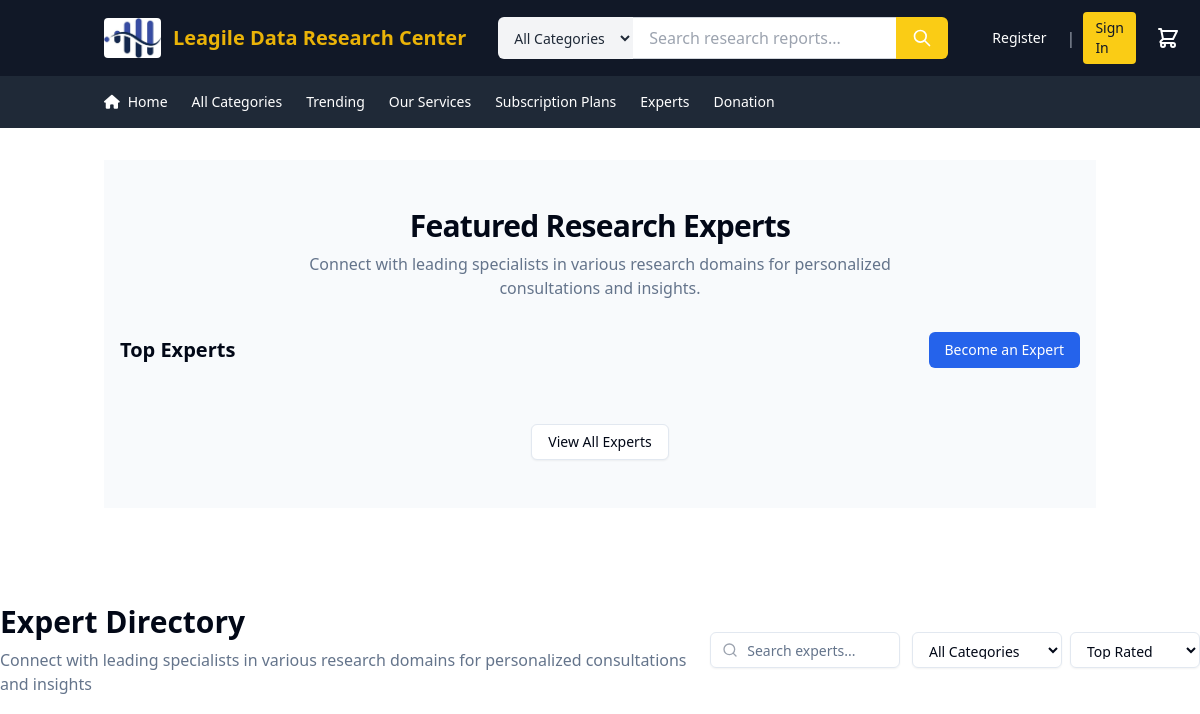
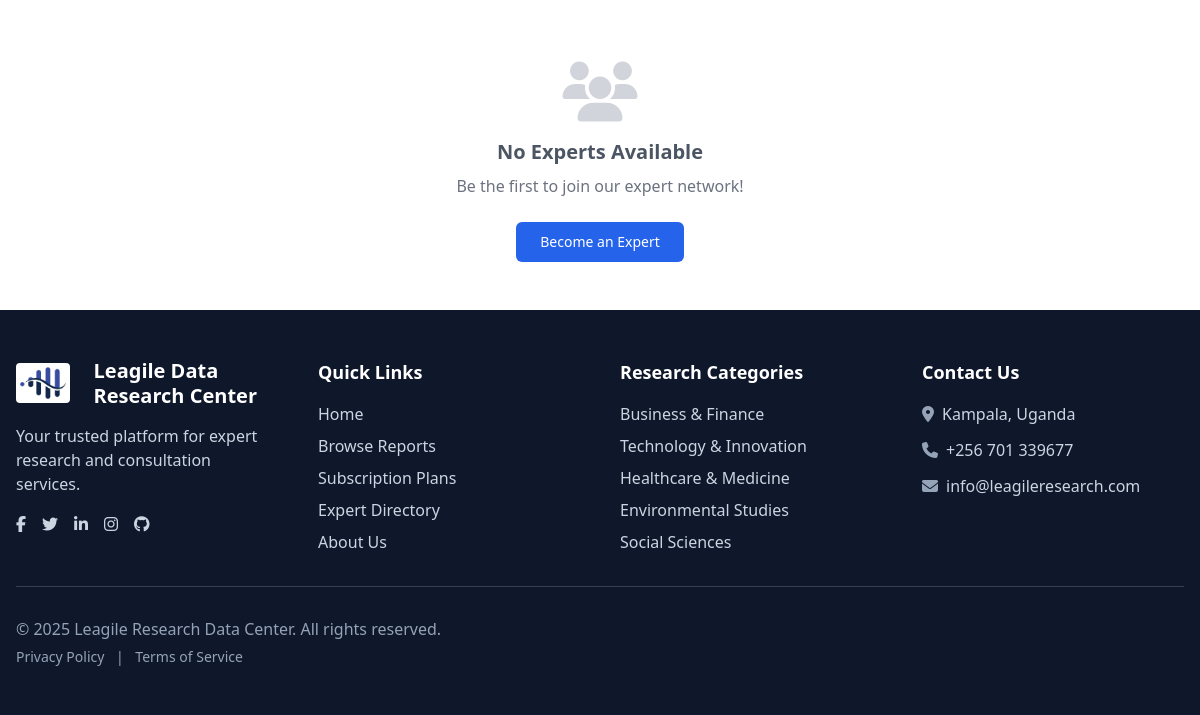
The page /experts.php on the database as committed earlier (2 pictures, top to bottom).
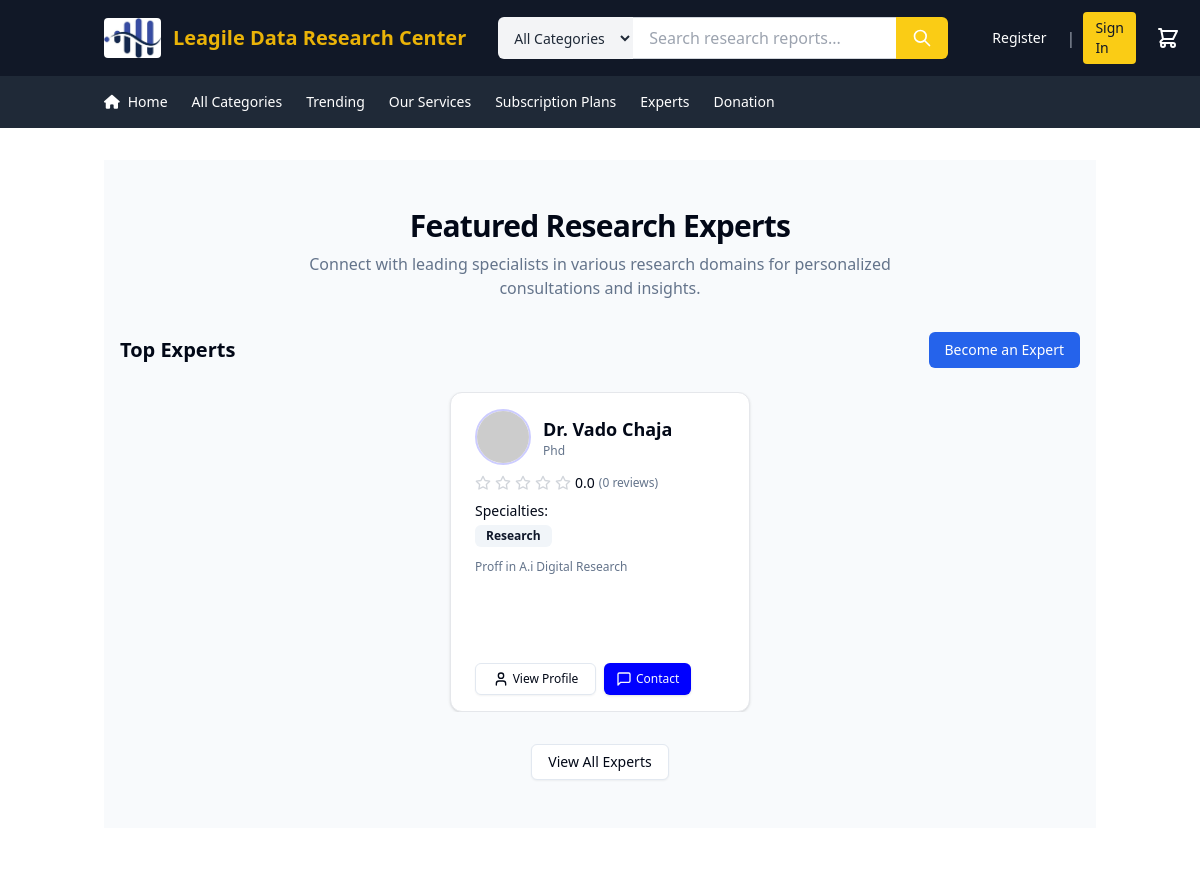
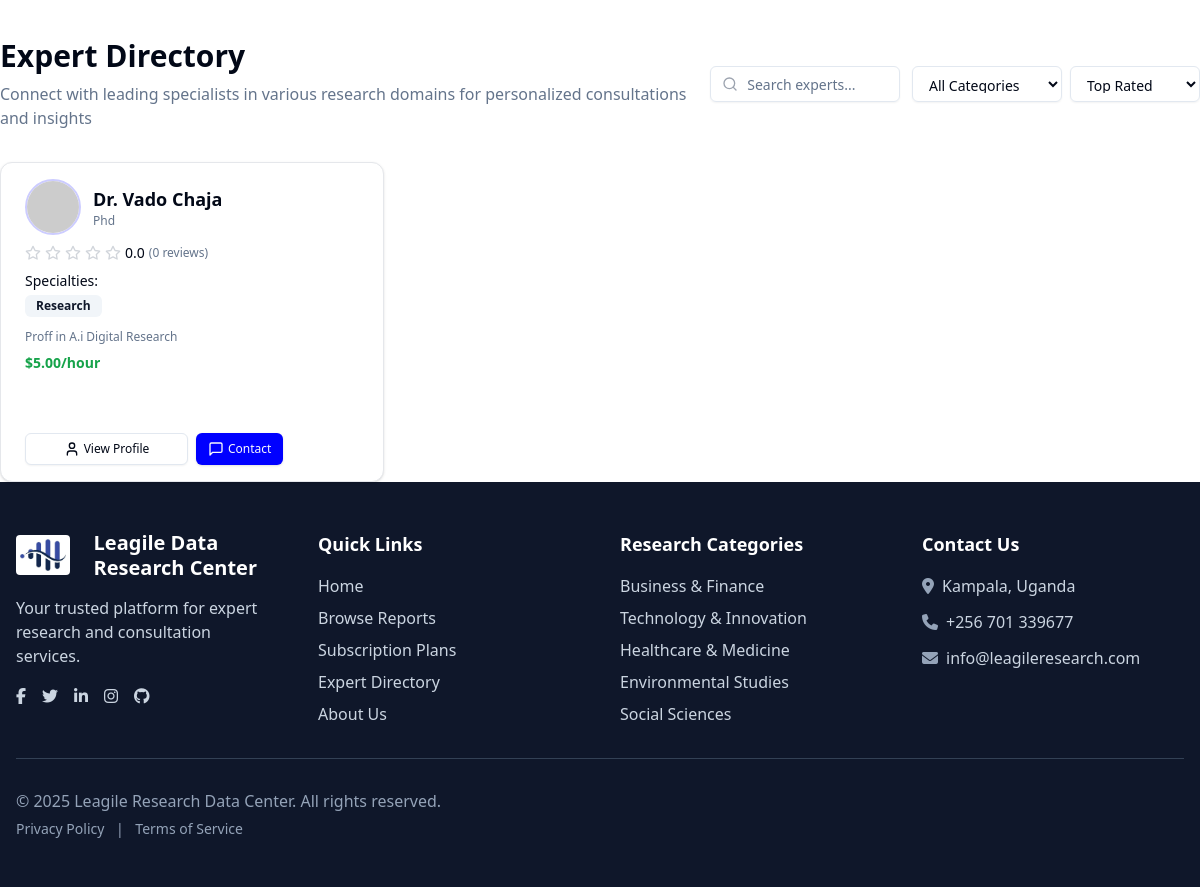
The same page on the database as committed later (2 pictures, top to bottom).
### tables this page shows
CREATE TABLE IF NOT EXISTS `experts` (
  `id` varchar(36) NOT NULL,
  `user_id` varchar(36) NOT NULL,
  `title` varchar(100) NOT NULL,
  `first_name` varchar(50) NOT NULL,
  `last_name` varchar(50) NOT NULL,
  `email` varchar(100) NOT NULL,
  `phone` varchar(20) DEFAULT NULL,
  `bio` text DEFAULT NULL,
  `education` text DEFAULT NULL,
  `experience_years` int(11) DEFAULT 0,
  `hourly_rate` decimal(10,2) DEFAULT 0.00,
  `profile_image` varchar(255) DEFAULT NULL,
  `status` enum('pending','approved','rejected','suspended') DEFAULT 'pending',
  `rating` decimal(3,2) DEFAULT 0.00,
  `total_reviews` int(11) DEFAULT 0,
  `total_consultations` int(11) DEFAULT 0,
  `created_at` timestamp NULL DEFAULT current_timestamp(),
  `updated_at` timestamp NULL DEFAULT current_timestamp() ON UPDATE current_timestamp(),
  PRIMARY KEY (`id`),
  UNIQUE KEY `email` (`email`),
  KEY `user_id` (`user_id`)
);

### experts.php (the view, shortened to what the changed rows need)
<?php
require_once('xsert.php');
$experts_stmt = $conn->prepare("
    SELECT e.*,
           GROUP_CONCAT(DISTINCT es.specialty SEPARATOR ', ') as specialties,
           GROUP_CONCAT(DISTINCT ec.name SEPARATOR ', ') as categories
    FROM experts e
    LEFT JOIN expert_specialties es ON e.id = es.expert_id
    LEFT JOIN expert_category_assignments eca ON e.id = eca.expert_id
    LEFT JOIN expert_categories ec ON eca.category_id = ec.id
    WHERE e.status = 'approved'
    GROUP BY e.id
    ORDER BY e.rating DESC, e.total_reviews DESC
    LIMIT 20
");
$experts_stmt->execute();
$experts = $experts_stmt->fetchAll(PDO::FETCH_ASSOC);
$featured_experts = array_slice($experts, 0, 3);
?>
<!DOCTYPE html>
<html lang="en">
<head>
    <link rel="stylesheet" href="style.css">
    <link rel="stylesheet" href="tail.css">
    <script src="https://cdn.tailwindcss.com"></script>
    <link href="https://unpkg.com/aos@next/dist/aos.css" rel="stylesheet">
    <link  rel="stylesheet"  href="https://cdnjs.cloudflare.com/ajax/libs/font-awesome/6.5.0/css/all.min.css"/>
</head>
<body>
<main class="flex-grow">
  <div class="container mx-auto px-4 py-8">
    <section class="mb-16">
      <section class="w-full py-12 bg-slate-50">
      <div class="container mx-auto px-4">
        <div class="text-center mb-8">
          <h2 class="text-3xl font-bold tracking-tight mb-2">Featured Research Experts</h2>
        </div>
        <div class="relative">
          <div class="flex justify-center gap-4 overflow-hidden">
            <?php foreach ($featured_experts as $expert):
                $expert_specialties = $expert['specialties'] ? explode(', ', $expert['specialties']) : [];
            ?>
            <div class="transition-all duration-300 ease-in-out">
              <div class="rounded-xl border text-card-foreground shadow w-[300px] h-[320px] overflow-hidden flex flex-col bg-white">
                <div class="flex flex-col space-y-1.5 p-6 pb-2 pt-4">
                  <div class="flex items-center gap-3">
                    <span class="relative flex shrink-0 overflow-hidden rounded-full h-14 w-14 border-2 border-primary/20">
                      <img class="aspect-square h-full w-full" alt="<?php echo htmlspecialchars($expert['first_name'] . ' ' . $expert['last_name']); ?>" src="<?php echo $expert['profile_image'] ? htmlspecialchars($expert['profile_image']) : 'https://api.dicebear.com/7.x/avataaars/svg?seed=' . $expert['id']; ?>">
                    </span>
                    <div>
                      <h3 class="font-semibold text-lg"><?php echo htmlspecialchars($expert['title'] . ' ' . $expert['first_name'] . ' ' . $expert['last_name']); ?></h3>
                      <p class="text-xs text-muted-foreground line-clamp-1"><?php echo htmlspecialchars(substr($expert['education'], 0, 50)) . (strlen($expert['education']) > 50 ? '...' : ''); ?></p>
                    </div>
                  </div>
                </div>
                <div class="p-6 pt-0 flex-grow">
                  <div class="flex items-center gap-1 mb-2">
                    <?php for ($i = 1; $i <= 5; $i++): ?>
                      <svg xmlns="http://www.w3.org/2000/svg" width="24" height="24" viewBox="0 0 24 24" fill="none" stroke="currentColor" stroke-width="2" stroke-linecap="round" stroke-linejoin="round" class="lucide lucide-star h-4 w-4 <?php echo $i <= $expert['rating'] ? 'fill-yellow-400 text-yellow-400' : 'text-gray-300'; ?>"><polygon points="12 2 15.09 8.26 22 9.27 17 14.14 18.18 21.02 12 17.77 5.82 21.02 7 14.14 2 9.27 8.91 8.26 12 2"></polygon></svg>
                    <?php endfor; ?>
                    <span class="text-sm font-medium"><?php echo number_format($expert['rating'], 1); ?></span>
                    <span class="text-xs text-muted-foreground">(<?php echo $expert['total_reviews']; ?> reviews)</span>
                  </div>
                  <h4 class="text-sm font-medium mb-1">Specialties:</h4>
                  <div class="flex flex-wrap gap-1 mb-3">
                    <?php foreach (array_slice($expert_specialties, 0, 3) as $specialty): ?>
                      <div class="inline-flex items-center rounded-md border px-2.5 py-0.5 font-semibold transition-colors focus:outline-none focus:ring-2 focus:ring-ring focus:ring-offset-2 border-transparent bg-secondary text-secondary-foreground hover:bg-secondary/80 text-xs"><?php echo htmlspecialchars(trim($specialty)); ?></div>
                    <?php endforeach; ?>
                  </div>
                  <p class="text-xs text-muted-foreground"><?php echo htmlspecialchars(substr($expert['bio'], 0, 80)) . (strlen($expert['bio']) > 80 ? '...' : ''); ?></p>
                </div>
                <div class="items-center p-6 flex gap-2 pt-2 pb-4">
                  <a class="flex-1" href="<?php echo BASE_URL; ?>/expert-profile.php?id=<?php echo $expert['id']; ?>">
                    <button class="inline-flex items-center justify-center whitespace-nowrap font-medium transition-colors focus-visible:outline-none focus-visible:ring-1 focus-visible:ring-ring disabled:pointer-events-none disabled:opacity-50 border border-input bg-background shadow-sm hover:bg-accent hover:text-accent-foreground h-8 rounded-md px-3 text-xs w-full">
                      View Profile
                    </button>
                  </a>
                  <a class="flex-1" href="<?php echo BASE_URL; ?>/expert-profile.php?id=<?php echo $expert['id']; ?>">
                    <button class="inline-flex items-center justify-center whitespace-nowrap font-medium transition-colors focus-visible:outline-none focus-visible:ring-1 focus-visible:ring-ring disabled:pointer-events-none disabled:opacity-50 bg-primary text-primary-foreground shadow hover:bg-primary/90 h-8 rounded-md px-3 text-xs flex-1">
                      <svg xmlns="http://www.w3.org/2000/svg" width="24" height="24" viewBox="0 0 24 24" fill="none" stroke="currentColor" stroke-width="2" stroke-linecap="round" stroke-linejoin="round" class="lucide lucide-message-square h-4 w-4 mr-1"><path d="M21 15a2 2 0 0 1-2 2H7l-4 4V5a2 2 0 0 1 2-2h14a2 2 0 0 1 2 2z"></path></svg>
                      Contact
                    </button>
                  </a>
                </div>
              </div>
            </div>
            <?php endforeach; ?>
            </div>
            </div>
          </div>
        </div>
  <section id="expert-directory">
    <div class="flex flex-col md:flex-row justify-between items-start md:items-center gap-4 mb-8">
      <div>
        <h2 class="text-3xl font-bold mb-2">Expert Directory</h2>
      </div>
    </div>
    <div class="grid grid-cols-1 sm:grid-cols-2 lg:grid-cols-3 xl:grid-cols-4 gap-6" id="expertsGrid">
      <?php foreach ($experts as $expert):
          $expert_specialties = $expert['specialties'] ? explode(', ', $expert['specialties']) : [];
      ?>
        <div class="expert-card rounded-xl border text-card-foreground shadow w-full h-[320px] overflow-hidden flex flex-col bg-white"
             data-name="<?php echo htmlspecialchars(strtolower($expert['first_name'] . ' ' . $expert['last_name'])); ?>"
             data-specialties="<?php echo htmlspecialchars(strtolower($expert['specialties'] ?? '')); ?>"
             data-categories="<?php echo htmlspecialchars(strtolower($expert['categories'] ?? '')); ?>"
             data-rating="<?php echo $expert['rating']; ?>"
             data-reviews="<?php echo $expert['total_reviews']; ?>"
             data-experience="<?php echo $expert['experience_years']; ?>"
             data-rate="<?php echo $expert['hourly_rate']; ?>">
          <div class="flex flex-col space-y-1.5 p-6 pb-2 pt-4">
            <div class="flex items-center gap-3">
              <span class="relative flex shrink-0 overflow-hidden rounded-full h-14 w-14 border-2 border-primary/20">
                <img class="aspect-square h-full w-full" alt="<?php echo htmlspecialchars($expert['first_name'] . ' ' . $expert['last_name']); ?>" src="<?php echo $expert['profile_image'] ? htmlspecialchars($expert['profile_image']) : 'https://api.dicebear.com/7.x/avataaars/svg?seed=' . $expert['id']; ?>">
              </span>
              <div>
                <h3 class="font-semibold text-lg"><?php echo htmlspecialchars($expert['title'] . ' ' . $expert['first_name'] . ' ' . $expert['last_name']); ?></h3>
                <p class="text-xs text-muted-foreground line-clamp-1"><?php echo htmlspecialchars(substr($expert['education'], 0, 40)) . (strlen($expert['education']) > 40 ? '...' : ''); ?></p>
              </div>
            </div>
          </div>
          <div class="p-6 pt-0 flex-grow">
            <div class="flex items-center gap-1 mb-2">
              <?php for ($i = 1; $i <= 5; $i++): ?>
                <svg xmlns="http://www.w3.org/2000/svg" width="24" height="24" viewBox="0 0 24 24" fill="none" stroke="currentColor" stroke-width="2" stroke-linecap="round" stroke-linejoin="round" class="lucide lucide-star h-4 w-4 <?php echo $i <= $expert['rating'] ? 'fill-yellow-400 text-yellow-400' : 'text-gray-300'; ?>"><polygon points="12 2 15.09 8.26 22 9.27 17 14.14 18.18 21.02 12 17.77 5.82 21.02 7 14.14 2 9.27 8.91 8.26 12 2"></polygon></svg>
              <?php endfor; ?>
              <span class="text-sm font-medium"><?php echo number_format($expert['rating'], 1); ?></span>
              <span class="text-xs text-muted-foreground">(<?php echo $expert['total_reviews']; ?> reviews)</span>
            </div>
            <h4 class="text-sm font-medium mb-1">Specialties:</h4>
            <div class="flex flex-wrap gap-1 mb-3">
              <?php foreach (array_slice($expert_specialties, 0, 3) as $specialty): ?>
                <div class="inline-flex items-center rounded-md border px-2.5 py-0.5 font-semibold transition-colors focus:outline-none focus:ring-2 focus:ring-ring focus:ring-offset-2 border-transparent bg-secondary text-secondary-foreground hover:bg-secondary/80 text-xs"><?php echo htmlspecialchars(trim($specialty)); ?></div>
              <?php endforeach; ?>
            </div>
            <p class="text-xs text-muted-foreground mb-2"><?php echo htmlspecialchars(substr($expert['bio'], 0, 60)) . (strlen($expert['bio']) > 60 ? '...' : ''); ?></p>
            <p class="text-sm font-semibold text-green-600">$<?php echo number_format($expert['hourly_rate'], 2); ?>/hour</p>
          </div>
          <div class="items-center p-6 flex gap-2 pt-2 pb-4">
            <a class="flex-1" href="<?php echo BASE_URL; ?>/expert-profile.php?id=<?php echo $expert['id']; ?>">
              <button class="inline-flex items-center justify-center whitespace-nowrap font-medium transition-colors focus-visible:outline-none focus-visible:ring-1 focus-visible:ring-ring disabled:pointer-events-none disabled:opacity-50 border border-input bg-background shadow-sm hover:bg-accent hover:text-accent-foreground h-8 rounded-md px-3 text-xs w-full">
                View Profile
              </button>
            </a>
            <a class="flex-1" href="<?php echo BASE_URL; ?>/expert-profile.php?id=<?php echo $expert['id']; ?>">
              <button class="inline-flex items-center justify-center whitespace-nowrap font-medium transition-colors focus-visible:outline-none focus-visible:ring-1 focus-visible:ring-ring disabled:pointer-events-none disabled:opacity-50 bg-primary text-primary-foreground shadow hover:bg-primary/90 h-8 rounded-md px-3 text-xs flex-1">
                <svg xmlns="http://www.w3.org/2000/svg" width="24" height="24" viewBox="0 0 24 24" fill="none" stroke="currentColor" stroke-width="2" stroke-linecap="round" stroke-linejoin="round" class="lucide lucide-message-square h-4 w-4 mr-1"><path d="M21 15a2 2 0 0 1-2 2H7l-4 4V5a2 2 0 0 1 2-2h14a2 2 0 0 1 2 2z"></path></svg>
                Contact
              </button>
            </a>
          </div>
        </div>
      <?php endforeach; ?>
    </div>
    <?php if (empty($experts)): ?>
      <div class="text-center py-12">
        <i class="fas fa-users text-6xl text-gray-300 mb-4"></i>
        <h3 class="text-xl font-semibold text-gray-600 mb-2">No Experts Available</h3>
        <p class="text-gray-500 mb-6">Be the first to join our expert network!</p>
        <a href="<?php echo BASE_URL; ?>/expert-registration.php" class="inline-flex items-center justify-center whitespace-nowrap rounded-md text-sm font-medium transition-colors bg-blue-600 text-white hover:bg-blue-700 h-10 px-6">
          Become an Expert
        </a>
      </div>
    <?php endif; ?>
  </section>
</main>
</body>
</html>

Rows that differ between the two databases and show on the page:
added experts: title+first_name+last_name "Dr. Vado Chaja", education "Phd", rating "0.0", total_reviews "0", specialty "Research", bio "Proff in A.i Digital Research", hourly_rate "5.00"
Other text that changed with them:
text no longer shown: "No Experts Available Be the first to join our expert network! Become an Expert"
